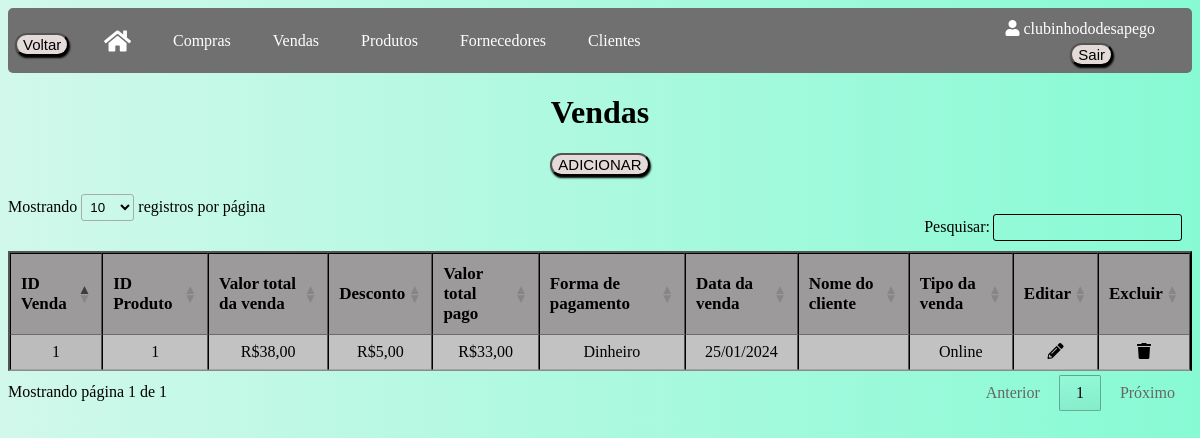
Page /vendas (signed in) on the earlier database version.
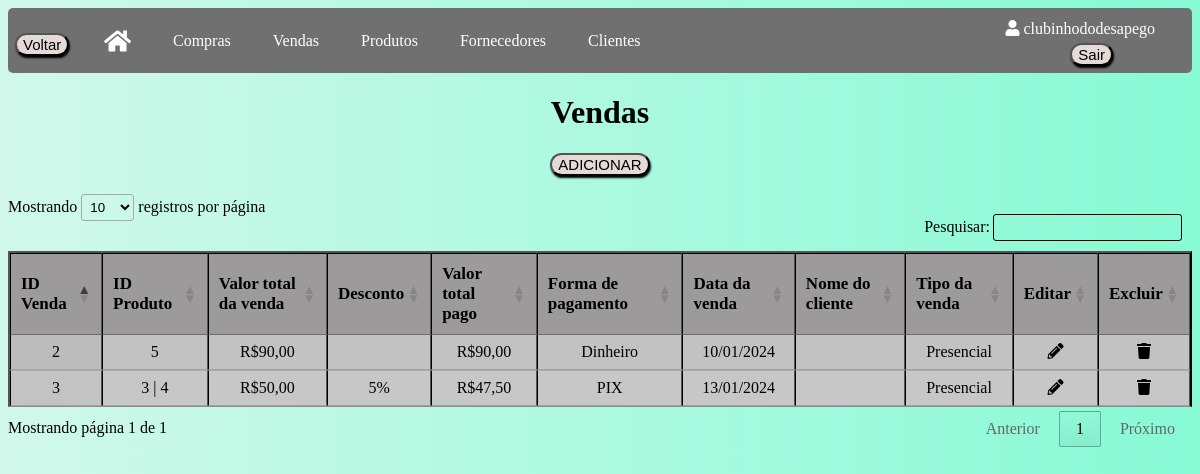
Same page on the later database version.
### app/models/tables.py (models this page shows, shortened)
class Usuario(db.Model, UserMixin):
    __tablename__ = "usuarios"
    id = db.Column(db.Integer, primary_key=True, autoincrement=True)
    nome_brecho = db.Column(db.String(100))
    email = db.Column(db.String(84), unique=True)
    usuario = db.Column(db.String(80), unique=True)
    senha = db.Column(db.String(128))
    clientes = db.relationship("Cliente", backref="usuario")
    produtos = db.relationship("Produto", backref="usuario")
    fornecedores = db.relationship("Fornecedor", backref="usuario")
    compras = db.relationship("Compra", backref="usuario")
    vendas = db.relationship("Venda", backref="usuario")

class Venda(db.Model):
    __tablename__ = "vendas"
    id = db.Column(db.Integer, primary_key=True, autoincrement=True)
    tipo_desconto = db.Column(db.String)
    desconto = db.Column(db.Integer)
    val_total = db.Column(db.Float)
    forma_pagamento = db.Column(db.String(50))
    tipo_venda = db.Column(db.String(10))
    dta_venda = db.Column(db.Date)
    id_usuario = db.Column(db.Integer, db.ForeignKey('usuarios.id'))
    nome_cliente = db.Column(db.String, db.ForeignKey('clientes.nome'))
    produtos = db.relationship('Produto', secondary=produtos_vendas, back_populates='vendas')

class Produto(db.Model):
    __tablename__ = "produtos"
    id = db.Column(db.Integer, primary_key=True, autoincrement=True)
    descricao = db.Column(db.String(120))
    categoria = db.Column(db.String(80))
    sub_categoria = db.Column(db.String(80))
    tamanho = db.Column(db.String(30))
    cor = db.Column(db.String(30))
    medidas = db.Column(db.Integer)
    marca = db.Column(db.String(80))
    preco_custo = db.Column(db.Float)
    preco_venda = db.Column(db.Float)
    preco_final = db.Column(db.Float)
    foto = db.Column(db.LargeBinary)
    vendido = db.Column(db.Boolean, default=False)
    dta_venda_produto = db.Column(db.Date)
    id_usuario = db.Column(db.Integer, db.ForeignKey('usuarios.id'))
    vendas = db.relationship('Venda', secondary=produtos_vendas, back_populates='produtos')

### app/default.py (the view)
@login_required
@app.route("/vendas", methods=['GET', 'POST'])
def vendas():
    vendas = Venda.query.filter_by(id_usuario=current_user.id).all()
    return render_template("vendas.html", vendas=vendas, format_currency=format_currency)

### app/default.py (called while the page is built)
@login_manager.user_loader
def load_user(id_usuario):
    return Usuario.query.get(int(id_usuario))

def format_currency(value):
    if value is not None:
        if isinstance(value, str):
            try:
                value = float(value.replace('R$', '').replace('.', '').replace(',', '.'))
            except ValueError:
                return None
        return f'R${value:,.2f}'.replace(',', ';').replace('.', ',').replace(';', '.')
    return None

### app/templates/vendas.html (shortened to what this page needs)
<!DOCTYPE html>
<html lang="en">
<head>
    <link rel="stylesheet" type="text/css" href="{{ url_for('static', filename='css/vendas.css') }}">
    <link rel="stylesheet" href="https://cdnjs.cloudflare.com/ajax/libs/font-awesome/5.15.3/css/all.min.css">
    <link rel="stylesheet" type="text/css" href="https://cdn.datatables.net/1.11.5/css/jquery.dataTables.min.css">
</head>
<body>
    <div class="usuario-logado"><i class="fas fa-user"></i> {{ current_user.usuario }}</div>
    <div class="logout">
        <form method="POST" action="{{ url_for('logout') }}">
            <button class="button" type="submit">Sair</button>
        </form>
    </div>
    <div class="navbar">
        <button onclick="window.history.back()" class="button button_voltar">Voltar</button>
        <a href="/home"><i class="fas fa-home icone-casa"></i></a>
        <a href="/compras">Compras</a>
        <a href="/vendas">Vendas</a>
        <a href="/produtos">Produtos</a>
        <a href="/fornecedores">Fornecedores</a>
        <a href="/clientes">Clientes</a>
    </div>
    <h1 class="titulo">Vendas</h1>
    <button class="button"><a href="vendascadastro">ADICIONAR</a></button>
    <br>
    <table id="tabelaVendas" class="tabela display" border="2">
        <thead>
            <tr>
                <th>ID Venda</th>
                <th>ID Produto</th>
                <th>Valor total da venda</th>
                <th>Desconto</th>
                <th>Valor total pago</th>
                <th>Forma de pagamento</th>
                <th>Data da venda</th>
                <th>Nome do cliente</th>
                <th>Tipo da venda</th>
                <th>Editar</th>
                <th>Excluir</th>
            </tr>
        </thead>
        <tbody>
            {% for venda in vendas %}
            <tr>
                <td>{{ venda.id }}</td>
                <td>
                    {% for produto in venda.produtos %}
                        {{ produto.id }}
                        {% if not loop.last %}| {% endif %}
                    {% endfor %}
                </td>
                <td>
                    {% if venda.tipo_desconto == 'Valor' %}
                        {{ format_currency(venda.val_total + venda.desconto) }}
                    {% elif venda.tipo_desconto == 'Porcentagem' %}
                        {% set valor_original = venda.val_total / (1 - venda.desconto / 100) %}
                        {{ format_currency(valor_original) }}
                    {% else %}
                        {{ format_currency(venda.val_total) }}
                    {% endif %}
                </td>
                <td>
                    {% if venda.tipo_desconto == 'Valor' %}
                        {{ format_currency(venda.desconto) }}
                    {% elif venda.tipo_desconto == 'Porcentagem' %}
                        {{ venda.desconto }}%
                    {% else %}
                        {{ venda.desconto }}
                    {% endif %}
                </td>
                <td>{{ format_currency(venda.val_total) }}</td>
                <td>{{ venda.forma_pagamento }}</td>
                <td>{{ venda.dta_venda.strftime("%d/%m/%Y") }}</td>
                <td>{{ venda.nome_cliente }}</td>
                <td>{{ venda.tipo_venda }}</td>
                <td>
                    <a href="/editarvendas/{{ venda.id }}">
                    <div class="icon-container"><i class="fas fa-pencil-alt"></i></div>
                    </a>
                </td>
                <td>
                    <a href="/excluirvendas/{{ venda.id }}" class="excluir-venda" data-id="{{ venda.id }}" data-confirm="Tem certeza de que deseja excluir esta venda?">
                        <div class="icon-container"><i class="fas fa-trash"></i></div>
                    </a>
                </td>
            </tr>
            {% endfor %}
        </tbody>
    </table>
</body>
</html>

### app/static/css/vendas.css (style rules this page uses)
body { background: linear-gradient(to right, #d1f8eb, #87fad4); }
.usuario-logado { position: absolute; top: 20px; right: 45px; color: white; }
.logout { position: absolute; top: 43px; right: 87px; }
.button_voltar { position: absolute; top: 33px; left: 15px; }
.button { margin-bottom: 20px; font-size: 15px; margin-bottom: 13px; display: block; margin: 0 auto; background-color: #e4dbd9; cursor: pointer; transition: background-color 0.3s ease; border-radius: 20px; box-shadow: 1px 2px 2px black; }
.navbar { overflow: hidden; background-color: #707070; height: 65px; border-radius: 5px; }
.navbar a { float: left; display: flex; align-items: center; color: white; text-align: center; padding: 0px 16px; text-decoration: none; height: 100%; margin-left: 80px; margin-right: -70px; }
.icone-casa { font-size: 24px; }
.titulo { text-align: center; }
.tabela { border-collapse: collapse; width: 100%; text-align: center; background-color: #c7c7c7; margin-top: 50px; border-color: black; }
th { font-size: 17px; background-color: #9c9a9a; }
a { text-decoration: none; color: #000; }

Differences in the rows shown:
removed Venda: id "1", format_currency(venda.val_total+venda.desconto) "R$38,00", desconto "R$5,00", val_total "R$33,00", forma_pagamento "Dinheiro", dta_venda "25/01/2024", tipo_venda "Online"
no longer on this page (row edited): Produto: id "1"
added Venda: id "2", val_total "R$90,00", forma_pagamento "Dinheiro", dta_venda "10/01/2024", tipo_venda "Presencial"
added Produto: id "5", shown under "2"
added Venda: id "3", format_currency "R$50,00", desconto "5", val_total "R$47,50", forma_pagamento "PIX", dta_venda "13/01/2024", tipo_venda "Presencial"
now on this page (row edited): Produto: id "3"
now on this page (row edited): Produto: id "4", shown under "3"
